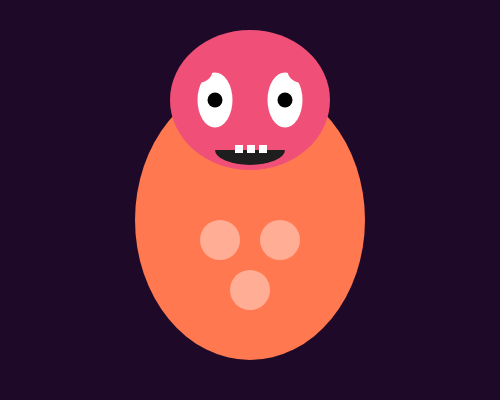
Frame 1 (no input)
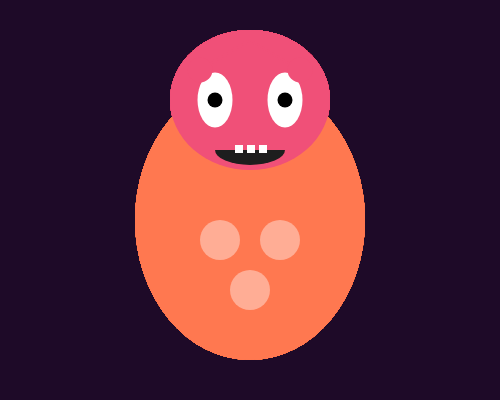
Frame 60 (no input)
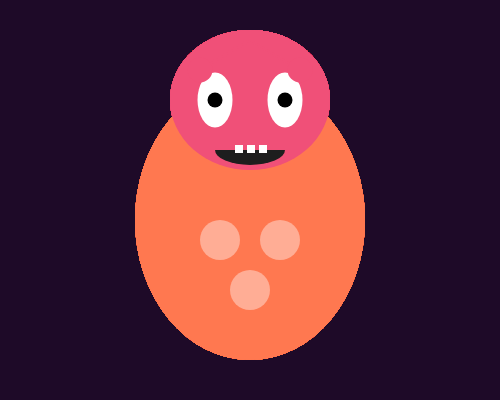
Frame 120 (the mouse pressed at the canvas centre since frame 60)

The p5.js sketch that drew these frames (run headless with seeded random() and noise() and a simulated clock; from frame 60 on, the mouse is pressed at the canvas centre):

// p5.js sketch
// ── sketch.js
function setup() {
  createCanvas(500, 400);
  background(30, 10, 40); // deeper purple background
}

function draw() {
  // Body
  fill(255, 120, 80); // orange body
  noStroke();
  ellipse(250, 220, 230, 280); // body
  
  // Head
  fill(240, 80, 120); // reddish head
  ellipse(250, 100, 160, 140); // head
  
  // Eyes
  fill(255); // white eyes
  ellipse(215, 100, 35, 55); // left eye
  ellipse(285, 100, 35, 55); // right eye
  
  // Pupils
  fill(0);
  ellipse(215, 100, 15, 15); // left pupil
  ellipse(285, 100, 15, 15); // right pupil
  
  // Antennas
  stroke(240, 80, 120);
  strokeWeight(3);
  line(250, 40, 200, 70); // left antenna
  line(250, 40, 300, 70); // right antenna
  
  noStroke();
  fill(240, 80, 120);
  ellipse(200, 70, 25, 25); // left antenna tip
  ellipse(300, 70, 25, 25); // right antenna tip
  
  // Mouth
  fill(30);
  arc(250, 150, 70, 30, 0, PI); // smiling mouth
  
  // Teeth
  fill(255);
  rect(235, 145, 8, 8);
  rect(247, 145, 8, 8);
  rect(259, 145, 8, 8);
  
  // Body patterns
  fill(255, 255, 255, 100); // semi-transparent white
  ellipse(220, 240, 40, 40);
  ellipse(280, 240, 40, 40);
  ellipse(250, 290, 40, 40);
}
